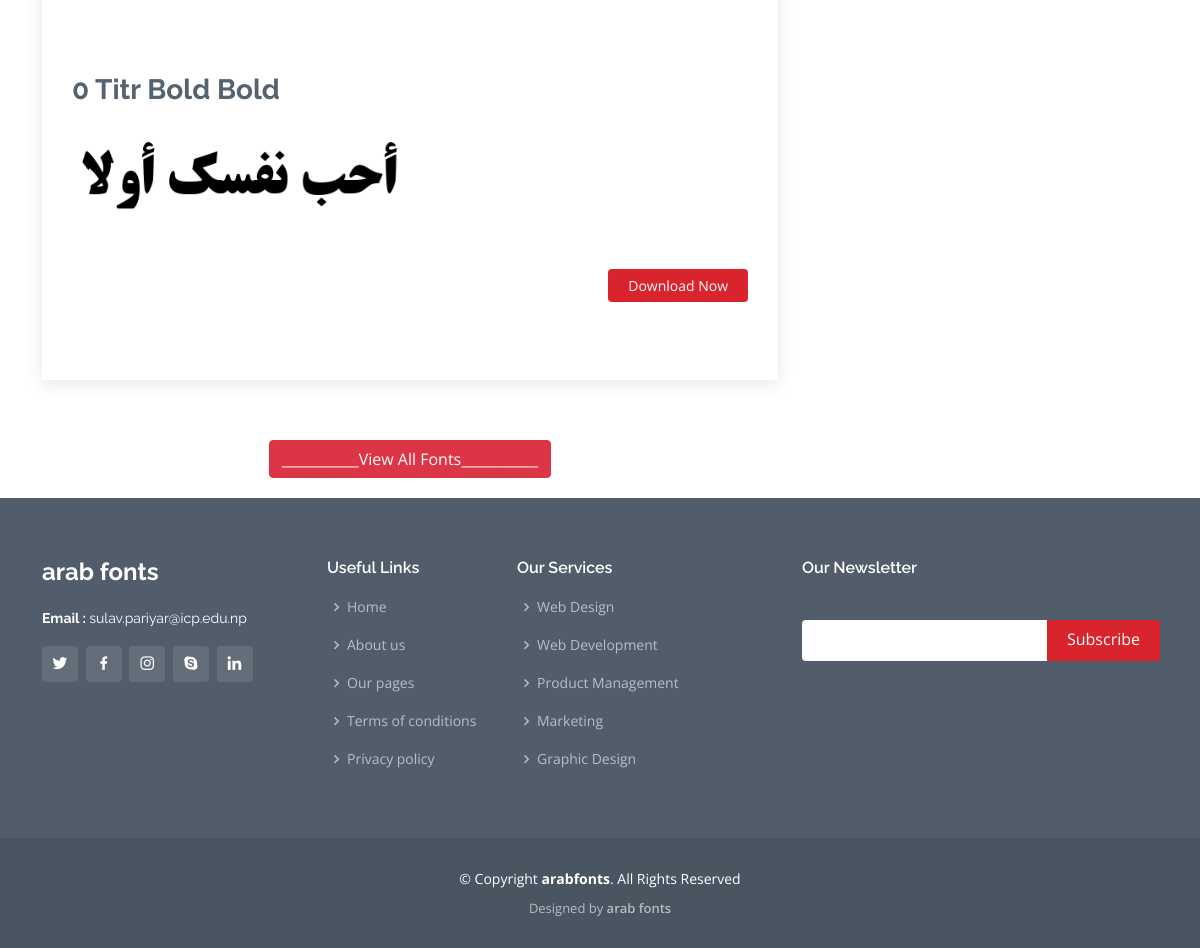
The app's page / (lower part), older data.
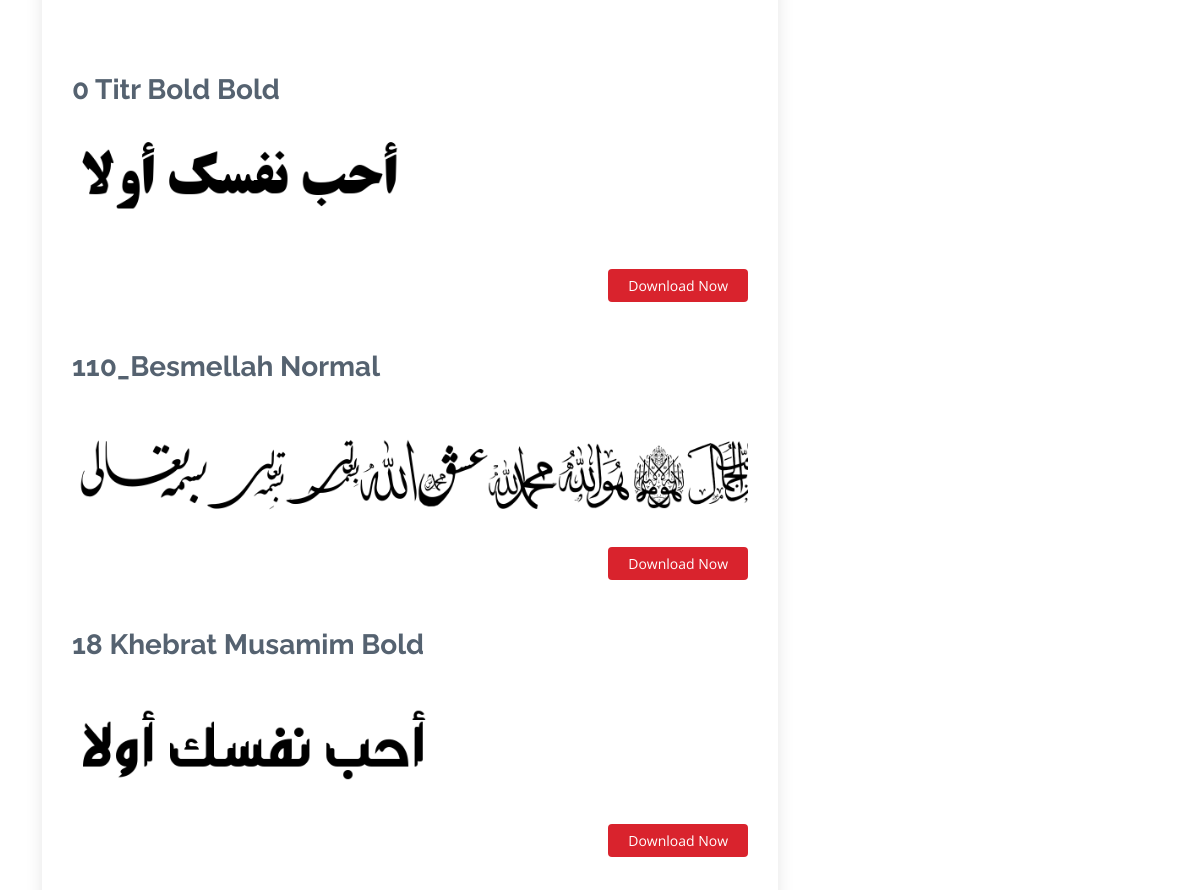
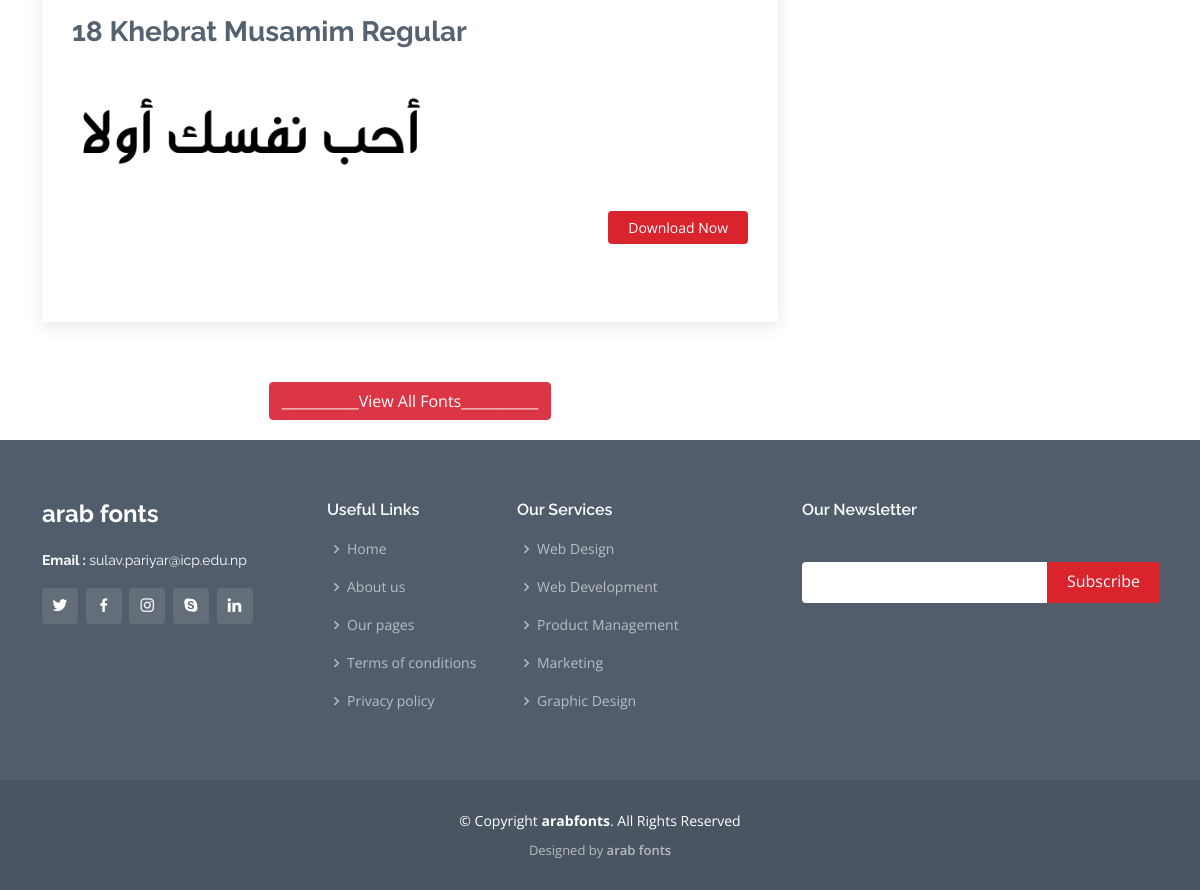
The same page, newer data (2 pictures, top to bottom).
### home/models.py (models this page shows, shortened)
class Fonts(models.Model):
    title = models.CharField(max_length=100, unique=True)
    slug = models.SlugField(max_length=200, null=True, blank=True)
    metakeyword = models.CharField(max_length=200, null=True)
    header_image = models.ImageField(upload_to='header_image')
    headerimg_alt = models.CharField(max_length=100, default="arabic fonts")
    upload_fonts = models.FileField(upload_to="upload_fonts")
    short_dis = FroalaField()
    long_dis = FroalaField()
    char_maping = models.ImageField(upload_to='char_maping')
    charimg_alt = models.CharField(max_length=100, default="arabic fonts charecter maping image")
    publish = models.BooleanField(default=False)
    Total_downloads = models.PositiveIntegerField(default=10, blank=False, null= False)

### home/views.py (the view)
# urls.py: 2. Add a URL to urlpatterns:  path('', views.home, name='home')
def home(request):
    websitedata = Modification.objects.latest('websitename', 'websitediscription', 'ouremail', 'copyright', 'logo', 'favicon' )
    allfonts = Fonts.objects.filter(publish = True)
    p = Paginator(allfonts, 5)
    page = request.GET.get('page')
    fontsfinal = p.get_page(page)
    context = {'fontsfinal': fontsfinal,
                'copyright': copyright,
                'websitedata': websitedata
    }
    return render(request , 'index.html',context)

### templates/index.html (shortened to what this page needs)
{% extends 'base.html' %}
{% block content %}
  <main id="main">
    <section id="blog" class="blog">
      <div class="container" data-aos="fade-up">
        <div class="row">
          <div class="col-lg-8 entries">
            <article class="entry">
              {% for fonts in fontsfinal %}
              <h2 class="entry-title">
                <a href="{% url 'fonts_details' fonts.slug %}">{{fonts.title}}</a>
              </h2>
              <a href="{% url 'fonts_details' fonts.slug%}"><img src="/static/{{fonts.header_image}}" class="img-fluid" alt="{{fonts.headerimg_alt}} {{fonts.title}}"></a>
              <div class="entry-content">
                <div class="read-more">
                  <a href="{% url 'fonts_details' fonts.slug %}">Download Now</a>
                </div>
              </div>
              <br><br>
              {% endfor %}
            </article>
            <div class=" cello text-center">
              <a href="/allfonts" class="btn btn-danger btn-block">___________View All Fonts___________</a>
            </div>
          </div>
          <div class="col-lg-4">
          </div>
        </div>
      </div>
    </section>
  </main>
  {% endblock %}

Row changes from the older to the newer data that the page shows:
added Fonts: title "110_Besmellah Normal", header_image (picture)
added Fonts: title "18 Khebrat Musamim Bold", header_image (picture)
added Fonts: title "18 Khebrat Musamim Regular", header_image (picture)
